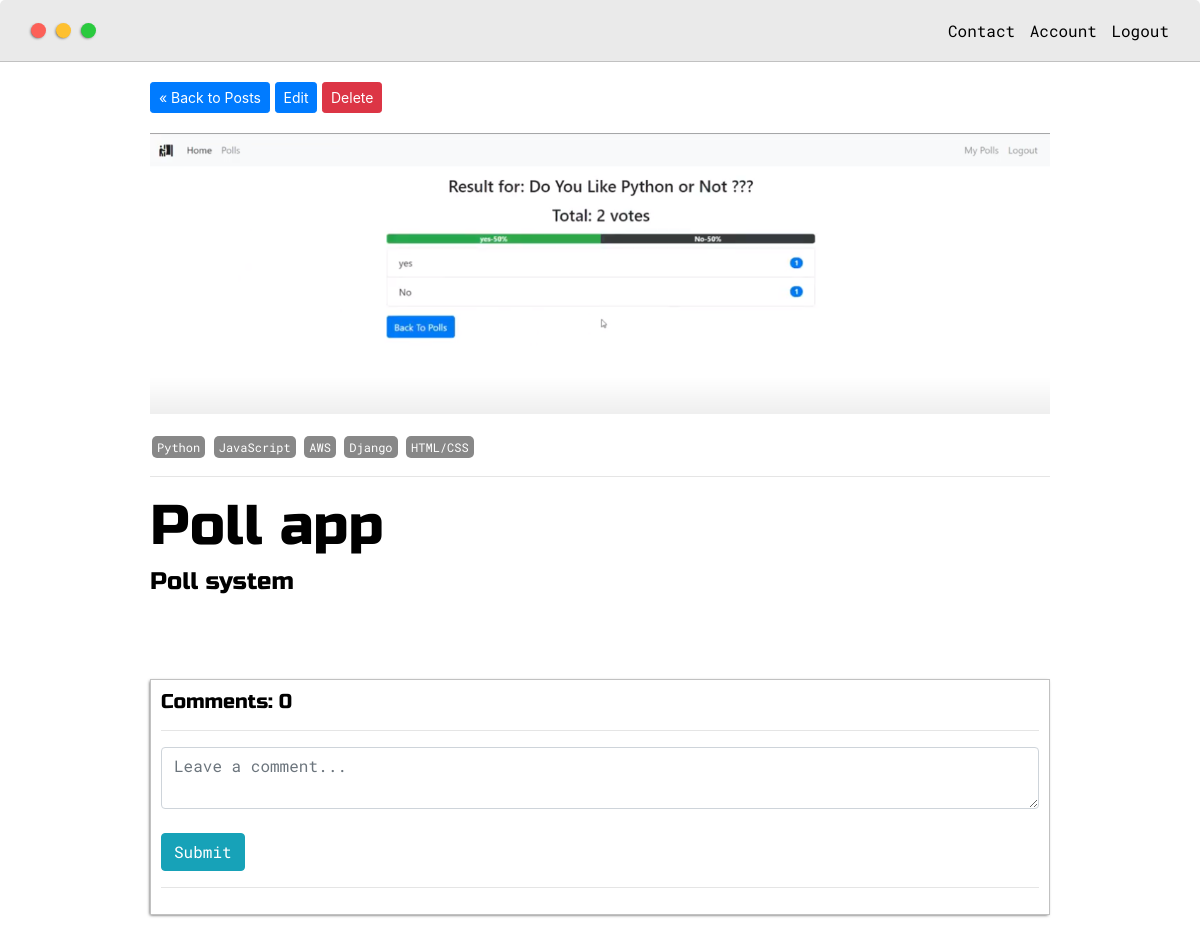
Page /post/Poll app/ (signed in) on the committed database.
### base/models.py (models this page shows, shortened)
class Post(models.Model):
	headline = models.CharField(max_length=300, null=True)
	sub_headline = models.CharField(max_length=500, null=True)
	picture = models.ImageField(null=True, upload_to='images', default='default.png')
	tags = models.ManyToManyField(Tag, null=True, blank=True)
	body = RichTextUploadingField(null=True, blank=True)
	@property
	def get_image(self):
		url = ''
		try:
			url = self.picture.url
		except:
			url = ''
		return url

class Tag(models.Model):
	name = models.CharField(max_length=100, null=True)
	def __str__(self):
		return self.name

### base/views.py (the view, shortened to what this page needs)
# urls.py: path('post/<str:post_name>/', views.postDetail, name='post_detail'),
def postDetail(request, post_name):
	post = Post.objects.get(headline=post_name)
	context = {'post':post}
	return render(request, 'post_detail.html', context)

### templates/post_detail.html (shortened to what this page needs)
{% extends 'main.html' %}
{% block content %}
<div class="post-container">
	<a class="btn btn-sm btn-primary" href="{% url 'posts' %}">&laquo Back to Posts</a>
	{% if request.user.is_staff %}
		 <a class="btn btn-sm btn-primary" href="">Edit</a>
		 <a class="btn btn-sm btn-danger" href="">Delete</a>
	{% endif %}
	<img class="featured_image" src="{{post.get_image}}">
	{% for tag in post.tags.all %}
		<span class="tag">{{tag}}</span>
	{% endfor %}
	<hr>
	<h1>{{post.headline}}</h1>
	<h4>{{post.sub_headline}}</h4>
	<br>
	<div class="comments-wrapper">
		<h5>Comments: {{post.postcomment_set.all.count}}</h5>
		<hr>
		{% if request.user.is_authenticated %}
		<form action="" method="POST">
			<textarea required class="form-control" placeholder="Leave a comment..." name="comment"></textarea>
			<br>
			<input class="btn btn-info" type="submit" value="Submit">
		</form>
		{% else %}
			<p>Create an account to comment:</p>
			<a class="btn btn-primary" href="{% url 'login' %}">Register/Login</a>
		{% endif %}
		<hr>
	</div>
</div>
{% endblock %}

### static/css/default.css (style rules this page uses)
:root { --mainColor:#eaeaea; --secondaryColor:#fff; --borderColor:#c1c1c1; --mainText:black; --secondaryText:#4b5156; --themeDotBorder:#24292e; --previewBg:rgb(251,249,243,0.8); --previewShadow:#f0ead6; --btnColor: black; }
html, body { padding: 0; margin: 0; }
body * { transition: 0.4s; }
h1, h2, h3, h4, h5, h6, strong { color: var(--mainText); font-family: 'Russo One', sans-serif; font-weight: 500; }
li, span, label, input, p, textarea { color: var(--secondaryText); font-family: 'Roboto Mono', monospace; }
h1 { font-size: 56px; }
h4 { font-size: 24px; }
h5 { font-size: 20px; }
a { text-decoration: none; color: #17a2b8; }
.tag { display:inline-block; color:#fff; background-color: #888; border-radius: 5px; margin: 2px; padding: 2px 5px; font-size: 12px; }
.post-container { width: 900px; margin: 0 auto; padding-top: 20px; padding-bottom: 20px; }

### templates/post_detail.html (style rules this page uses)
img { max-width: 100%; object-fit: cover; }
.featured_image { width: 100%; object-fit: cover; margin-top: 20px; margin-bottom: 20px; }
.post-container { width: 900px; margin: 0 auto; padding-top: 20px; padding-bottom: 20px; }
.comments-wrapper { margin-top: 50px; padding: 10px; border:1px solid var(--borderColor); -webkit-box-shadow: -1px 1px 3px -1px rgba(0,0,0,0.75); -moz-box-shadow: -1px 1px 3px -1px rgba(0,0,0,0.75); box-shadow: -1px 1px 3px -1px rgba(0,0,0,0.75); }

### rows in the picture
Post: get_image (picture), headline "Poll app", sub_headline "Poll system", postcomment_set.all.count "0"
Tag: name "Python"
Tag: name "JavaScript"
Tag: name "AWS"
Tag: name "Django"
Tag: name "HTML/CSS"
